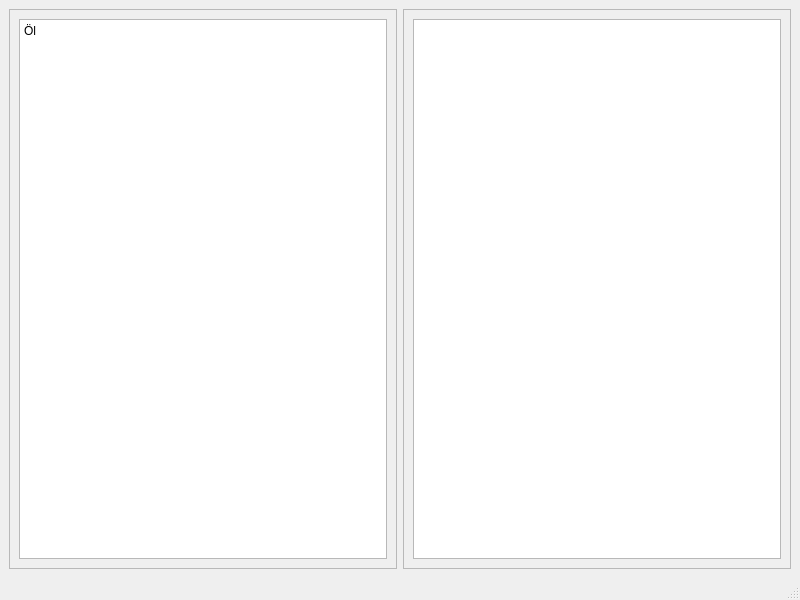
<?xml version="1.0" encoding="UTF-8"?>
<ui version="4.0">
 <class>EditWindow</class>
 <widget class="QMainWindow" name="EditWindow">
  <property name="geometry">
   <rect>
    <x>0</x>
    <y>0</y>
    <width>800</width>
    <height>600</height>
   </rect>
  </property>
  <property name="windowTitle">
   <string>Transtromer</string>
  </property>
  <widget class="QWidget" name="centralwidget">
   <layout class="QHBoxLayout" name="horizontalLayout">
    <item>
     <widget class="QFrame" name="text_frame">
      <property name="frameShape">
       <enum>QFrame::StyledPanel</enum>
      </property>
      <property name="frameShadow">
       <enum>QFrame::Raised</enum>
      </property>
      <layout class="QVBoxLayout" name="verticalLayout_2">
       <item>
        <widget class="QPlainTextEdit" name="text_edit">
         <property name="plainText">
          <string>Öl</string>
         </property>
        </widget>
       </item>
      </layout>
     </widget>
    </item>
    <item>
     <widget class="QFrame" name="rhyme_frame">
      <property name="maximumSize">
       <size>
        <width>400</width>
        <height>16777215</height>
       </size>
      </property>
      <property name="frameShape">
       <enum>QFrame::StyledPanel</enum>
      </property>
      <property name="frameShadow">
       <enum>QFrame::Raised</enum>
      </property>
      <layout class="QVBoxLayout" name="verticalLayout">
       <item>
        <widget class="QPlainTextEdit" name="rhyme_edit"/>
       </item>
      </layout>
     </widget>
    </item>
   </layout>
  </widget>
  <widget class="QMenuBar" name="menubar">
   <property name="geometry">
    <rect>
     <x>0</x>
     <y>0</y>
     <width>800</width>
     <height>24</height>
    </rect>
   </property>
  </widget>
  <widget class="QStatusBar" name="statusbar"/>
 </widget>
 <resources/>
 <connections/>
</ui>
